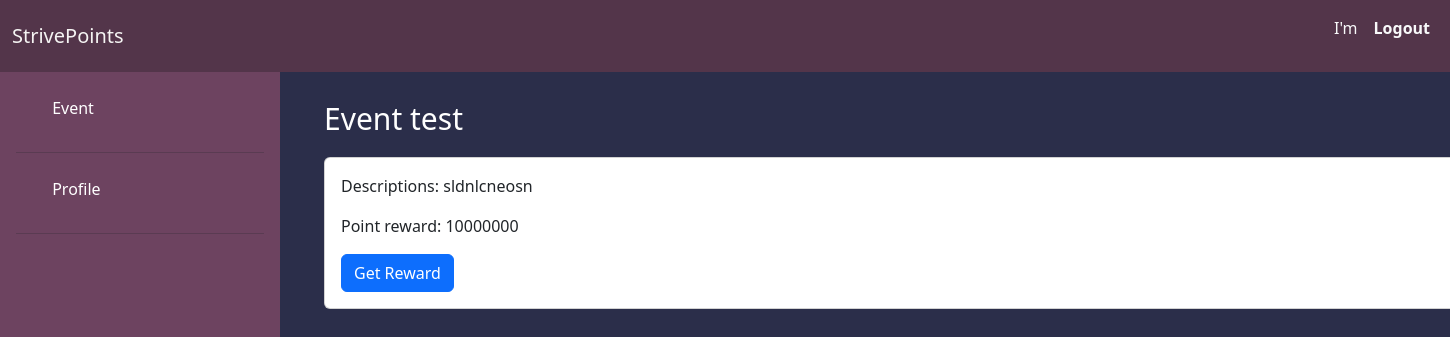
/russian/events/1/, run on an earlier commit of the app's database.
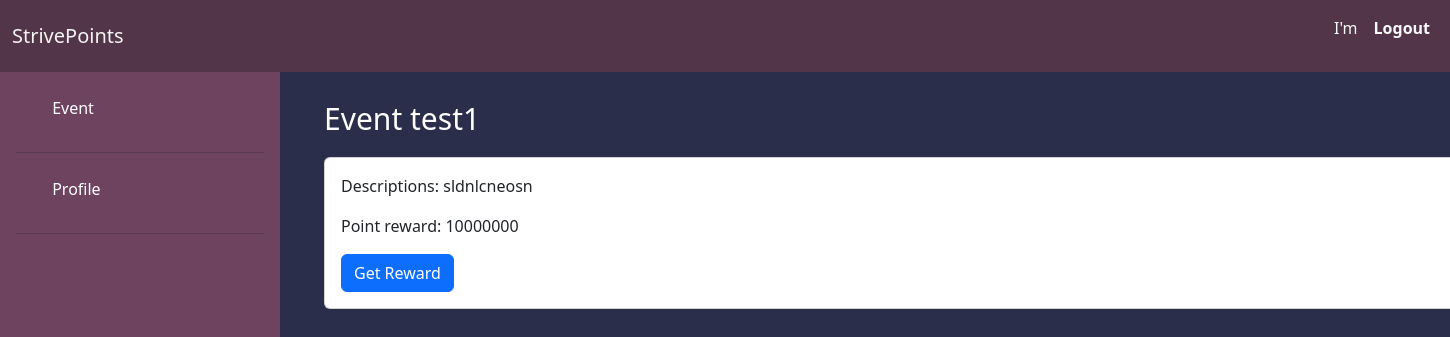
And on a later commit of the database.
### russian/models.py (models this page shows)
class Event(models.Model):
    name = models.CharField(max_length=100)
    description = models.TextField(blank=True, null=True)
    point_reward = models.IntegerField(default=0)
    admin = models.ForeignKey(User, on_delete=models.CASCADE)
    reward = models.ManyToManyField("russian.Reward")

### russian/views.py (the view)
# urls.py: path("events/<int:pk>/", views.ChallengeView.as_view(), name="challenge"),
class ChallengeView(View):
    def get(self, request, pk):
        event = Event.objects.get(pk=pk)
        return render(request, "challenge.html", {'event': event})

### russian/templates/challenge.html (shortened to what this page needs)
{% extends "layout.html" %}
{% block side_nav %}{% include 'side_nav.html' %}{% endblock %}
{% block content %}
<div class="container">
    <div class="event-title"><p>Event {{ event.name }}</p></div>
    <div class="card" style="width: 90%;">
        <div class="card-body">
          <p class="card-text">Descriptions: {{ event.description }}</p>
          <p class="card-text">Point reward: {{ event.point_reward }}</p>
          <a href="{% url 'reward' event.id %}" class="btn btn-primary">Get Reward</a>
        </div>
      </div>
</div>
{% endblock %}

What changed in the data, as far as the page shows it:
changed Event "sldnlcneosn": name "test" → "test1"
